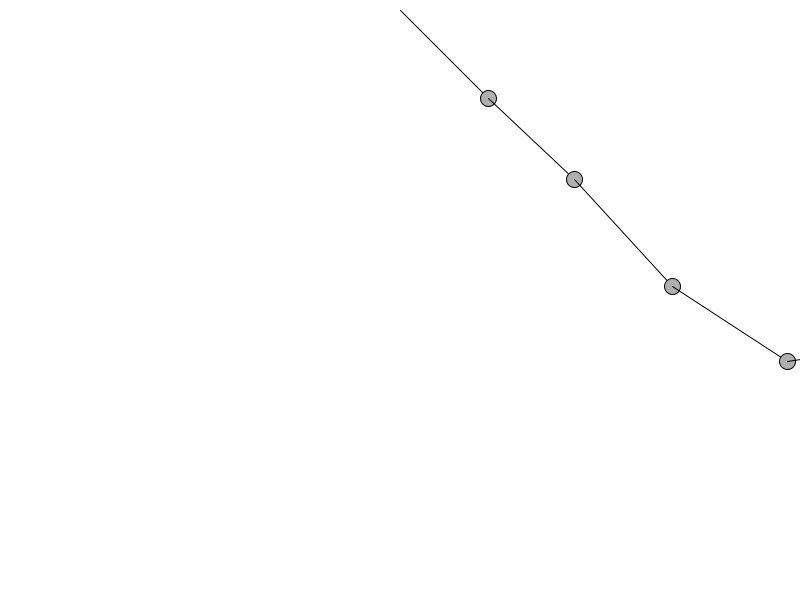
Frame 1 (no input)
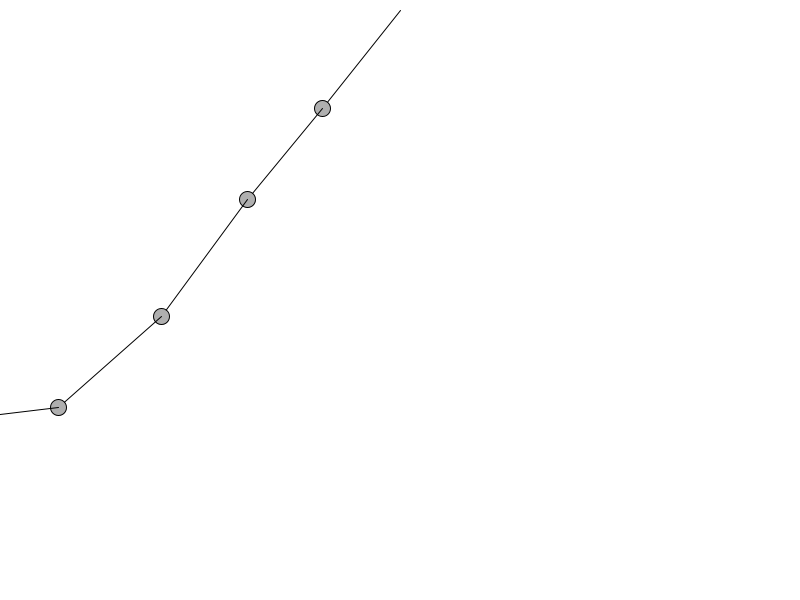
Frame 60 (the mouse pressed at the canvas centre just before this capture)
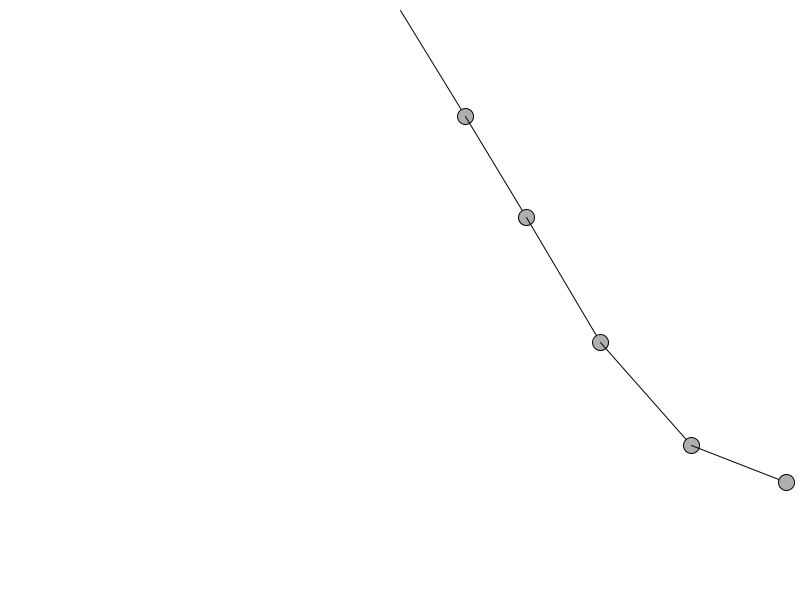
Frame 120 (the mouse held since frame 60 and released just before this capture)

The Processing sketch that drew these frames (run headless with seeded random() and noise(); from frame 60 on, the mouse is pressed at the canvas centre):

// Processing sketch: DoublePendul
// ── DoublePendul.pde
Pendulum [] pendulums = new Pendulum[5];

void setup(){
size(800,600);
background(255);
pendulums[0]=new Pendulum(new PVector(width/2,10),125);
for(int i=1; i<pendulums.length; i++) pendulums[i]= new Pendulum(pendulums[i-1],random(60, 150));
}

void draw(){
  background(255);
 for(int i=0; i<pendulums.length;i++) pendulums[i].go(); 

}
// ── Pendulum.pde
class Pendulum{
float r; //radius
float theta; //angulus
float aVel; //angulusVelusutus
float aAcc; //angulusAceleratus
float damping;
PVector loc;
PVector origin;

Pendulum(PVector origin_, float r_){
origin = origin_;
loc=new PVector();
r=r_;
theta = PI/4;
aVel=0.0;
aAcc=0.0;
damping=0.995;
}

Pendulum(Pendulum prev, float r_){
origin = prev.loc;
loc=new PVector();
r=r_;
theta = random(PI);
aVel=0.0;
aAcc=0.0;
damping=0.995;
}


void go(){
update();
display();
}

void update(){
float gravity = 0.4;
aAcc =-1*gravity*sin(theta)/r;
aVel+=aAcc;
theta +=aVel;
aVel*=damping;
}

void display(){
loc.set(r*sin(theta),r*cos(theta),0);
loc.add(origin);

 stroke(0);
fill(175);
line(origin.x,origin.y,loc.x,loc.y);
ellipse(loc.x,loc.y,16,16);
}

}
